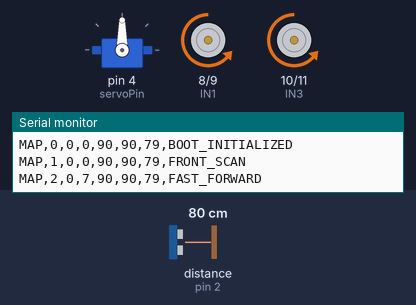
Simulated run of this sketch. Board: Arduino Uno, built with avr-gcc and run on an emulated ATmega328P. Parts: servo, motor-driver pin pairs drawn as motors (green arrow = first pin HIGH = forward, orange = second pin HIGH = backward, longer = more drive, scaled by the enable pin), the last lines printed to the serial monitor. Wiring (inferred from the names in the program): ultrasonic range finder: trigger pin 3; echo pin 2. Inputs (shaded band) come from the test bench; at power-on: distance to the obstacle (sensor on pin 2) 80 cm. The echo pulse lasts 58.3 µs per cm.

Above: at 2.2 s.
2.3 s: distance to the obstacle (sensor on pin 2) set to 40 cm
3.8 s: distance to the obstacle (sensor on pin 2) set to 34 cm
At 4.9 s:
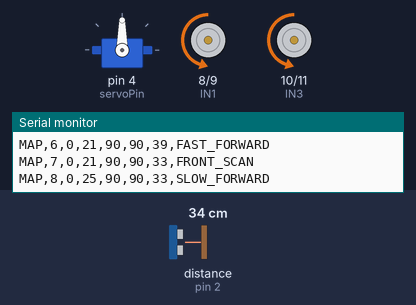
5.9 s: distance to the obstacle (sensor on pin 2) set to 22 cm
7.4 s: distance to the obstacle (sensor on pin 2) set to 18 cm
At 8.5 s:
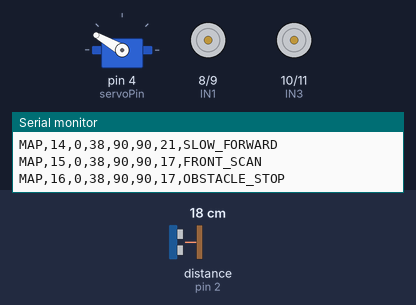
At 9.9 s:
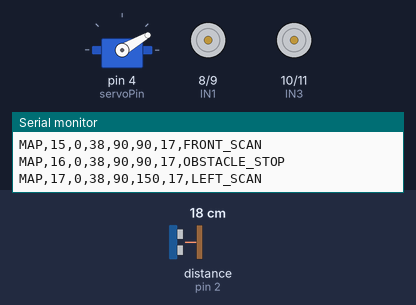
11.2 s: distance to the obstacle (sensor on pin 2) set to 35 cm
At 11.9 s:
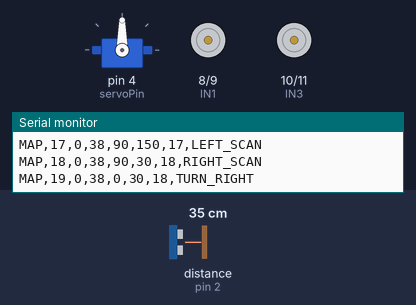
13.0 s: distance to the obstacle (sensor on pin 2) set to 60 cm
Timing chart, 0 to 15.8 s (numbered marks = the images above; inputs shaded):
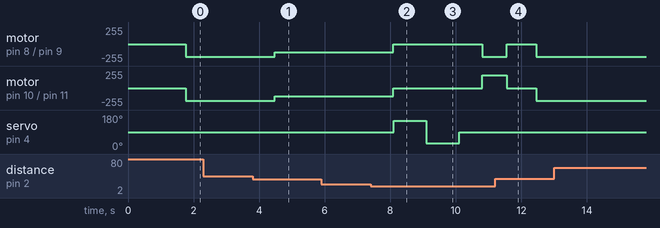

Measured:
- the behaviour switches between 37 and 36 cm on distance to the obstacle (sensor on pin 2) (found by bisection; images 0 and 1)
- the behaviour switches between 20 and 19 cm on distance to the obstacle (sensor on pin 2) (found by bisection; images 1 and 2)
- after the input at 3.8 s, motor on pin 8 (IN1) / pin 9 (IN2), motor on pin 10 (IN3) / pin 11 (IN4): backward 190/255 → backward 120/255 after 0.68 s
- after the input at 7.4 s, motor on pin 8 (IN1) / pin 9 (IN2): backward 120/255 → stopped after 0.70 s, → backward 190/255 2.7 s later; motor on pin 10 (IN3) / pin 11 (IN4): backward 120/255 → stopped after 0.70 s, → forward 190/255 2.7 s later; servo on pin 4 (servoPin): 90° → 150° after 0.70 s, → 30° 1.0 s later, → 90° 1.0 s later
- after the input at 11.2 s, servo on pin 4 (servoPin): stays 90° (without the input it goes to 150° after 1.3 s)

The sketch:

firmware.ino
```cpp
#include <Servo.h>

Servo scanner;

// --- Pin Configuration ---
// HC-SR04 ultrasonic sensor
const int echoPin = 2;
const int trigPin = 3;

// SG90 servo motor
const int servoPin = 4;

// L298N motor driver
const int ENA = 5;
const int ENB = 6;
const int IN1 = 8;
const int IN2 = 9;
const int IN3 = 10;
const int IN4 = 11;

// --- Speed Settings (PWM) ---
const int fastSpeed = 190;
const int slowSpeed = 120;
const int turnSpeed = 190;

// --- Distance Thresholds (cm) ---
const int slowDistance = 35;
const int stopDistance = 18;

// --- Telemetry and Estimated Mapping State ---
int mapStep = 0;
float robotX = 0;
float robotY = 0;
int robotHeading = 90; // 90 = North/forward on the dashboard map, 0 = East/right

void setup() {
  Serial.begin(9600);

  pinMode(trigPin, OUTPUT);
  pinMode(echoPin, INPUT);

  pinMode(ENA, OUTPUT);
  pinMode(ENB, OUTPUT);
  pinMode(IN1, OUTPUT);
  pinMode(IN2, OUTPUT);
  pinMode(IN3, OUTPUT);
  pinMode(IN4, OUTPUT);

  scanner.attach(servoPin);
  scanner.write(90);

  stopCar();
  delay(1000);

  Serial.println("Autonomous Mapping Vehicle Started");
  Serial.println("MAP,step,x,y,heading,scanAngle,distance,state");
  logMapData(90, readDistance(), "BOOT_INITIALIZED");
}

void loop() {
  scanner.write(90);
  delay(700);

  int front = readDistance();
  logMapData(90, front, "FRONT_SCAN");

  if (front == -1) {
    stopCar();
    logMapData(90, front, "INVALID_READING_STOP");
  }
  else if (front > slowDistance) {
    moveForward(fastSpeed);
    updateEstimatedPosition(7.2);
    logMapData(90, front, "FAST_FORWARD");
  }
  else if (front > stopDistance) {
    moveForward(slowSpeed);
    updateEstimatedPosition(4.2);
    logMapData(90, front, "SLOW_FORWARD");
  }
  else {
    stopCar();
    logMapData(90, front, "OBSTACLE_STOP");
    scanAndTurn();
  }

  delay(200);
}

void scanAndTurn() {
  scanner.write(150);
  delay(1000);
  int left = readDistance();
  logMapData(150, left, "LEFT_SCAN");

  scanner.write(30);
  delay(1000);
  int right = readDistance();
  logMapData(30, right, "RIGHT_SCAN");

  scanner.write(90);
  delay(700);

  if (left == -1 && right == -1) {
    stopCar();
    logMapData(90, -1, "NO_VALID_PATH");
  }
  else if (left > right) {
    pivotLeft(750);
    robotHeading = robotHeading + 90;
    if (robotHeading >= 360) {
      robotHeading = 0;
    }
    logMapData(150, left, "TURN_LEFT");
  }
  else {
    pivotRight(750);
    robotHeading = robotHeading - 90;
    if (robotHeading < 0) {
      robotHeading = 270;
    }
    logMapData(30, right, "TURN_RIGHT");
  }
}

int readDistance() {
  digitalWrite(trigPin, LOW);
  delayMicroseconds(5);

  digitalWrite(trigPin, HIGH);
  delayMicroseconds(10);
  digitalWrite(trigPin, LOW);

  long duration = pulseIn(echoPin, HIGH, 30000);

  if (duration == 0) {
    return -1;
  }

  int distance = duration * 0.0343 / 2;
  return distance;
}

void logMapData(int scanAngle, int distance, String state) {
  Serial.print("MAP,");
  Serial.print(mapStep);
  Serial.print(",");
  Serial.print((int)robotX);
  Serial.print(",");
  Serial.print((int)robotY);
  Serial.print(",");
  Serial.print(robotHeading);
  Serial.print(",");
  Serial.print(scanAngle);
  Serial.print(",");
  Serial.print(distance);
  Serial.print(",");
  Serial.println(state);

  mapStep++;
}

void updateEstimatedPosition(float distanceCm) {
  if (robotHeading == 0) {
    robotX += distanceCm;
  }
  else if (robotHeading == 90) {
    robotY += distanceCm;
  }
  else if (robotHeading == 180) {
    robotX -= distanceCm;
  }
  else if (robotHeading == 270) {
    robotY -= distanceCm;
  }
}

void moveForward(int speedValue) {
  analogWrite(ENA, speedValue);
  analogWrite(ENB, speedValue);

  digitalWrite(IN1, LOW);
  digitalWrite(IN2, HIGH);
  digitalWrite(IN3, LOW);
  digitalWrite(IN4, HIGH);
}

void pivotLeft(int durationMs) {
  analogWrite(ENA, turnSpeed);
  analogWrite(ENB, turnSpeed);

  // Left motor backward, right motor forward
  digitalWrite(IN1, HIGH);
  digitalWrite(IN2, LOW);
  digitalWrite(IN3, LOW);
  digitalWrite(IN4, HIGH);

  delay(durationMs);
  stopCar();
}

void pivotRight(int durationMs) {
  analogWrite(ENA, turnSpeed);
  analogWrite(ENB, turnSpeed);

  // Left motor forward, right motor backward
  digitalWrite(IN1, LOW);
  digitalWrite(IN2, HIGH);
  digitalWrite(IN3, HIGH);
  digitalWrite(IN4, LOW);

  delay(durationMs);
  stopCar();
}

void stopCar() {
  analogWrite(ENA, 0);
  analogWrite(ENB, 0);

  digitalWrite(IN1, LOW);
  digitalWrite(IN2, LOW);
  digitalWrite(IN3, LOW);
  digitalWrite(IN4, LOW);
}
```
